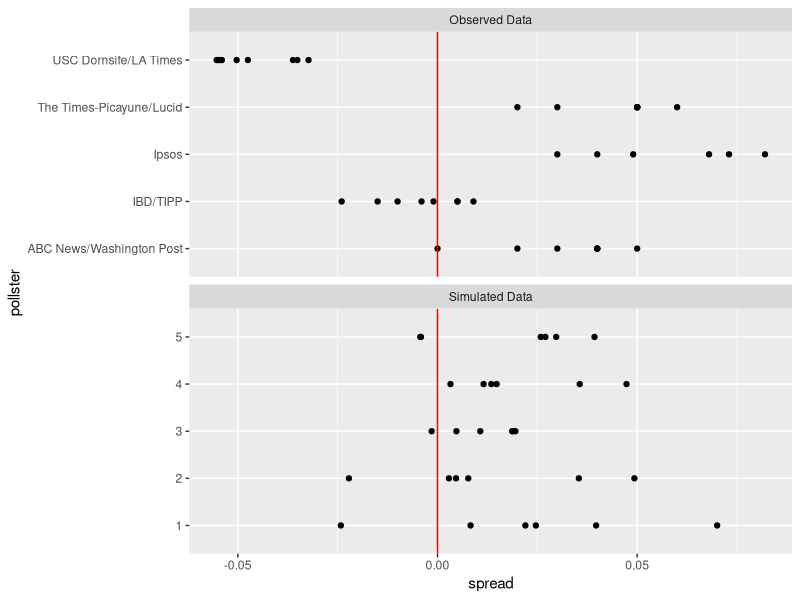
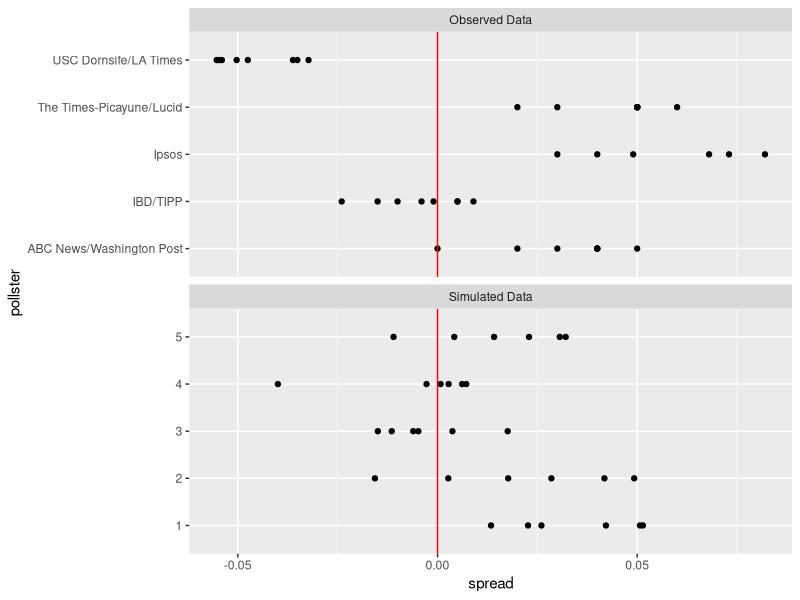

These charts were generated, in order, by the following R code:
# Election forecasting
library(tidyverse)
library(dslabs)
polls = polls_us_election_2016 %>%
  filter(state == "U.S." &
           enddate >= "2016-10-31" &
           (grade %in% c("B+", "A-", "A", "A+") |
              is.na(grade))) %>%
  mutate(spread = rawpoll_clinton / 100 - rawpoll_trump / 100)
one_poll_per_pollster = polls %>%
  group_by(pollster) %>%
  filter(enddate == max(enddate)) %>%
  ungroup()
results = one_poll_per_pollster %>% 
  summarize(avg = mean(spread), se = sd(spread)/sqrt(length(spread))) %>%
  mutate(start = avg - (qnorm(0.975) * se), end = avg + (qnorm(0.975) * se))
mu = 0
tau = 0.035
sigma = results$se
Y = results$avg
B = sigma^2 / (sigma^2 + tau^2)
posterior_mean = B * mu + (1 - B) * Y
posterior_se = sqrt(1 / ((1 / sigma^2) + (1 / tau^2)))
c(posterior_mean - (posterior_se * qnorm(0.975)), 
posterior_mean + (posterior_se * qnorm(0.975)))
1 - pnorm(0, posterior_mean, posterior_se)

# this gives Clinton a 99% of winning which is a bit overconfident
# probably because is not taking into account the general bias 
# that affects all presidential elections

# Let's start by assuming there is no general bias affecting 
# each poll and we will simulate data for 6 pollsters
# assuming an average of 0, SE = 2 * sqrt(p * (1 - p) / N)
# a sample size of 2000 and a expected value of 2.1
# Model: Xj = d + Ej (Ej being a random variable
# that explains poll to poll variability)

number_of_polls = 6
number_of_pollsters = 5
N = 2000
d  = 0.021
p = (d + 1) / 2
generate_polls = function (i) {
  d + rnorm(number_of_polls, 0, 2 * (sqrt(p * (1 - p) / N)))
}

X = sapply(1:number_of_pollsters, generate_polls)
simulated_data = 
  tibble(spread = as.vector(X), 
         pollster = rep(as.character(1:number_of_pollsters),
                        each=number_of_polls),
         type = "Simulated Data")
observed_data = polls %>% 
  group_by(pollster) %>%
  filter(n() >= 6) %>%
  ungroup() %>%
  select(pollster, spread) %>%
  mutate(pollster = as.character(pollster), type = "Observed Data") 
poll_data = rbind(simulated_data, observed_data)
poll_data %>% ggplot(aes(spread, pollster)) +
  geom_point() +
  geom_vline(xintercept = 0, col = "red") + 
  facet_wrap( ~ type, scales = "free_y", nrow = 2)

# this model does not seem to represent patterns found in
# the observed data because it does not account for 
# pollster to pollster variability(house effect), we will add a new term
# hi to represent this variability, the equation then will be:
# Xij = d + hi + Eij, we will assume sigma_h is 0.025
number_of_polls = 6
number_of_pollsters = 5
N = 2000
d  = 0.021
p = (d + 1) / 2
house_effects = rnorm(number_of_pollsters, 0, 0.025)
generate_polls = function (i) {
  d + house_effects[i] + rnorm(number_of_polls, 0, 2 * (sqrt((p * (1 - p)) / N)))
}
X = sapply(1:number_of_pollsters, generate_polls)
simulated_data = 
  tibble(spread = as.vector(X), 
         pollster = rep(as.character(1:number_of_pollsters),
                        each=number_of_polls),
         type = "Simulated Data")
observed_data = polls %>% 
  group_by(pollster) %>%
  filter(n() >= 6) %>%
  ungroup() %>%
  select(pollster, spread) %>%
  mutate(pollster = as.character(pollster), type = "Observed Data") 
poll_data = rbind(simulated_data, observed_data)
poll_data %>% ggplot(aes(spread, pollster)) +
  geom_point() +
  geom_vline(xintercept = 0, col = "red") + 
  facet_wrap( ~ type, scales = "free_y", nrow = 2)

# now the simulated data looks more like the observed data,
# we think that for every pollster in favor of our party, 
# there is another one in favor of the other party.
# Something that our model is missing is the general 
# bias that affects all elections historically, this value
# is know to be around 2-3%, adding this term to our model 
# looks like this:
# Xij= d + b + hi + Eij
# b stands for the general bias, this could be thought of as
# the difference between the election results and the average from 
# all pollsters.
# by using this new model in our Bayesian calculations we get
# a lot closer to Fivethirtyeight's prediction
mu = 0
tau = 0.035
general_bias = 0.025
sigma = sqrt((results$se) ^ 2 + (general_bias ^ 2))
Y = results$avg
B = sigma^2 / (sigma^2 + tau^2)
posterior_mean = B * mu + (1 - B) * Y
posterior_se = sqrt(1 / ((1 / sigma^2) + (1 / tau^2)))
c(posterior_mean - (posterior_se * qnorm(0.975)), 
  posterior_mean + (posterior_se * qnorm(0.975)))
1 - pnorm(0, posterior_mean, posterior_se)
